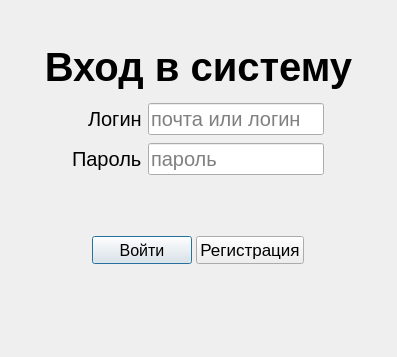
            <widget class="QWidget" name="pageLogin">
             <layout class="QVBoxLayout" name="verticalLayout_25">
              <item alignment="Qt::AlignHCenter|Qt::AlignVCenter">
               <widget class="QWidget" name="login_widget_central" native="true">
                <layout class="QVBoxLayout" name="verticalLayout_3">
                 <item>
                  <layout class="QVBoxLayout" name="layoutLoginRoot" stretch="1,1,0,0,1">
                   <property name="spacing">
                    <number>4</number>
                   </property>
                   <property name="sizeConstraint">
                    <enum>QLayout::SetMinimumSize</enum>
                   </property>
                   <property name="leftMargin">
                    <number>24</number>
                   </property>
                   <property name="topMargin">
                    <number>24</number>
                   </property>
                   <property name="rightMargin">
                    <number>24</number>
                   </property>
                   <property name="bottomMargin">
                    <number>24</number>
                   </property>
                   <item>
                    <widget class="QLabel" name="lblTitleLogin">
                     <property name="sizePolicy">
                      <sizepolicy hsizetype="Preferred" vsizetype="Fixed">
                       <horstretch>0</horstretch>
                       <verstretch>0</verstretch>
                      </sizepolicy>
                     </property>
                     <property name="font">
                      <font>
                       <pointsize>30</pointsize>
                       <weight>75</weight>
                       <bold>true</bold>
                      </font>
                     </property>
                     <property name="text">
                      <string>Вход в систему</string>
                     </property>
                     <property name="alignment">
                      <set>Qt::AlignCenter</set>
                     </property>
                    </widget>
                   </item>
                   <item alignment="Qt::AlignHCenter|Qt::AlignVCenter">
                    <widget class="QWidget" name="formAuth" native="true">
                     <property name="maximumSize">
                      <size>
                       <width>16777179</width>
                       <height>16777215</height>
                      </size>
                     </property>
                     <property name="font">
                      <font>
                       <pointsize>15</pointsize>
                      </font>
                     </property>
                     <layout class="QFormLayout" name="formLayout">
                      <property name="labelAlignment">
                       <set>Qt::AlignRight|Qt::AlignTrailing|Qt::AlignVCenter</set>
                      </property>
                      <property name="verticalSpacing">
                       <number>8</number>
                      </property>
                      <item row="2" column="0">
                       <widget class="QLabel" name="lblEmail">
                        <property name="font">
                         <font>
                          <pointsize>15</pointsize>
                         </font>
                        </property>
                        <property name="text">
                         <string>Логин</string>
                        </property>
                        <property name="buddy">
                         <cstring>leEmail</cstring>
                        </property>
                       </widget>
                      </item>
                      <item row="2" column="1">
                       <widget class="QLineEdit" name="leEmail">
                        <property name="minimumSize">
                         <size>
                          <width>170</width>
                          <height>0</height>
                         </size>
                        </property>
                        <property name="placeholderText">
                         <string>почта или логин</string>
                        </property>
                       </widget>
                      </item>
                      <item row="3" column="0">
                       <widget class="QLabel" name="lblPassword">
                        <property name="font">
                         <font>
                          <pointsize>15</pointsize>
                         </font>
                        </property>
                        <property name="text">
                         <string>Пароль</string>
                        </property>
                        <property name="buddy">
                         <cstring>lePassword</cstring>
                        </property>
                       </widget>
                      </item>
                      <item row="3" column="1">
                       <widget class="QLineEdit" name="lePassword">
                        <property name="minimumSize">
                         <size>
                          <width>170</width>
                          <height>0</height>
                         </size>
                        </property>
                        <property name="echoMode">
                         <enum>QLineEdit::Password</enum>
                        </property>
                        <property name="placeholderText">
                         <string>пароль</string>
                        </property>
                       </widget>
                      </item>
                     </layout>
                    </widget>
                   </item>
                   <item>
                    <layout class="QVBoxLayout" name="layout_lblAuthError">
                     <property name="spacing">
                      <number>0</number>
                     </property>
                     <property name="sizeConstraint">
                      <enum>QLayout::SetMinimumSize</enum>
                     </property>
                     <property name="leftMargin">
                      <number>0</number>
                     </property>
                     <property name="topMargin">
                      <number>4</number>
                     </property>
                     <property name="rightMargin">
                      <number>4</number>
                     </property>
                     <property name="bottomMargin">
                      <number>0</number>
                     </property>
                     <item alignment="Qt::AlignHCenter|Qt::AlignTop">
                      <widget class="QLabel" name="lblAuthError">
                       <property name="sizePolicy">
                        <sizepolicy hsizetype="Fixed" vsizetype="Expanding">
                         <horstretch>0</horstretch>
                         <verstretch>0</verstretch>
                        </sizepolicy>
                       </property>
                       <property name="font">
                        <font>
                         <pointsize>20</pointsize>
                         <weight>75</weight>
                         <bold>true</bold>
                        </font>
                       </property>
                       <property name="styleSheet">
                        <string notr="true">color: red;</string>
                       </property>
                       <property name="text">
                        <string/>
                       </property>
                      </widget>
                     </item>
                    </layout>
                   </item>
                   <item alignment="Qt::AlignHCenter">
                    <widget class="QWidget" name="widget" native="true">
                     <property name="sizePolicy">
                      <sizepolicy hsizetype="Fixed" vsizetype="Preferred">
                       <horstretch>0</horstretch>
                       <verstretch>0</verstretch>
                      </sizepolicy>
                     </property>
                     <property name="minimumSize">
                      <size>
                       <width>0</width>
                       <height>24</height>
                      </size>
                     </property>
                     <property name="font">
                      <font>
                       <pointsize>13</pointsize>
                      </font>
                     </property>
                     <layout class="QHBoxLayout" name="horizontalLayout">
                      <item>
                       <layout class="QHBoxLayout" name="layoutAuthButtons">
                        <property name="spacing">
                         <number>4</number>
                        </property>
                        <property name="sizeConstraint">
                         <enum>QLayout::SetDefaultConstraint</enum>
                        </property>
                        <property name="leftMargin">
                         <number>0</number>
                        </property>
                        <property name="topMargin">
                         <number>0</number>
                        </property>
                        <property name="rightMargin">
                         <number>0</number>
                        </property>
                        <property name="bottomMargin">
                         <number>0</number>
                        </property>
                        <item>
                         <widget class="QPushButton" name="btnLogin">
                          <property name="sizePolicy">
                           <sizepolicy hsizetype="Fixed" vsizetype="Fixed">
                            <horstretch>0</horstretch>
                            <verstretch>0</verstretch>
                           </sizepolicy>
                          </property>
                          <property name="minimumSize">
                           <size>
                            <width>100</width>
                            <height>10</height>
                           </size>
                          </property>
                          <property name="maximumSize">
                           <size>
                            <width>16777215</width>
                            <height>30</height>
                           </size>
                          </property>
                          <property name="font">
                           <font>
                            <pointsize>12</pointsize>
                           </font>
                          </property>
                          <property name="text">
                           <string>Войти</string>
                          </property>
                          <property name="default">
                           <bool>true</bool>
                          </property>
                         </widget>
                        </item>
                        <item>
                         <widget class="QPushButton" name="btnRegister">
                          <property name="sizePolicy">
                           <sizepolicy hsizetype="Fixed" vsizetype="Fixed">
                            <horstretch>0</horstretch>
                            <verstretch>0</verstretch>
                           </sizepolicy>
                          </property>
                          <property name="minimumSize">
                           <size>
                            <width>100</width>
                            <height>20</height>
                           </size>
                          </property>
                          <property name="maximumSize">
                           <size>
                            <width>16777215</width>
                            <height>30</height>
                           </size>
                          </property>
                          <property name="font">
                           <font>
                            <pointsize>13</pointsize>
                           </font>
                          </property>
                          <property name="text">
                           <string>Регистрация</string>
                          </property>
                         </widget>
                        </item>
                       </layout>
                      </item>
                     </layout>
                    </widget>
                   </item>
                   <item>
                    <spacer name="verticalSpacer">
                     <property name="orientation">
                      <enum>Qt::Vertical</enum>
                     </property>
                     <property name="sizeHint" stdset="0">
                      <size>
                       <width>20</width>
                       <height>40</height>
                      </size>
                     </property>
                    </spacer>
                   </item>
                  </layout>
                 </item>
                </layout>
               </widget>
              </item>
             </layout>
            </widget>
